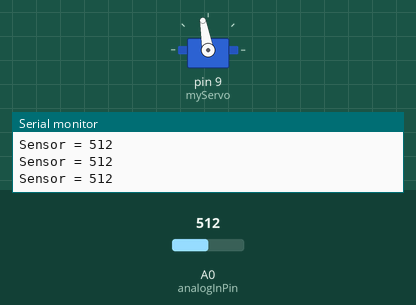
The sketch below on a simulated Arduino Uno, built with avr-gcc and run on an emulated ATmega328P. Shown: servo, the last lines printed to the serial monitor. The test bench sets the inputs (shaded band); at power-on: A0 (analogInPin) = 512.

Above: at 1.2 s.
1.3 s: A0 (analogInPin) set to 490
At 1.8 s:
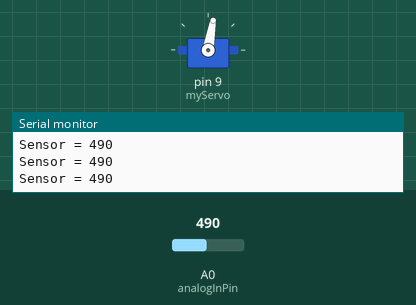
2.8 s: A0 (analogInPin) set to 306
At 4.0 s:
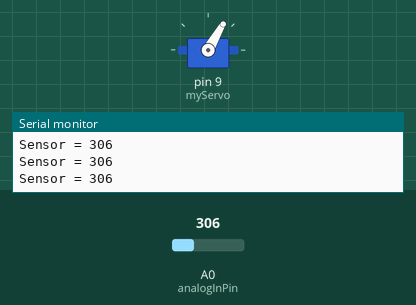
4.3 s: A0 (analogInPin) set to 290
At 5.2 s:
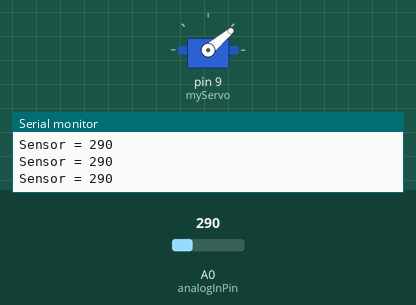
5.8 s: A0 (analogInPin) set to 122
At 6.4 s:
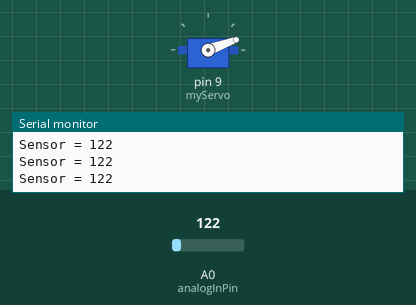
7.3 s: A0 (analogInPin) set to 108
10.3 s: A0 (analogInPin) set to 89
At 10.9 s:
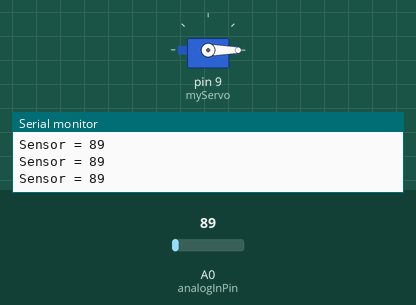
Timing chart, 0 to 12.8 s (numbered marks = the images above; inputs shaded):
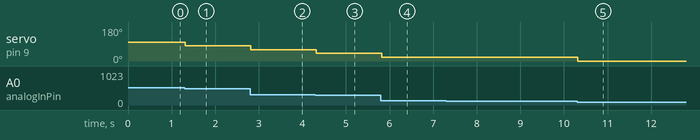

The sketch:

Servo_2_NO_LOOP.ino
```cpp
#include <Servo.h>
Servo myServo;

const int analogInPin = A0;
int sensorValue = 0;
int pos = 0;

void setup() {
  Serial.begin(9600);
  myServo.attach(9);
}

void loop() {
  sensorValue = analogRead(analogInPin);

  Serial.print("Sensor = ");
  Serial.println(sensorValue);

  if (sensorValue >= 900) {
    myServo.write(180);

  } else if (sensorValue >= 800  && sensorValue < 900) {
    myServo.write(160);

  } else if (sensorValue >= 700  && sensorValue < 800) {
    myServo.write(140);

  } else if (sensorValue >= 600  && sensorValue < 700) {
    myServo.write(120);

  } else if (sensorValue >= 500  && sensorValue < 600) {
    myServo.write(100);

  } else if (sensorValue >= 400  && sensorValue < 500) {
    myServo.write(80);

  } else if (sensorValue >= 300  && sensorValue < 400) {
    myServo.write(60);

  } else if (sensorValue >= 200  && sensorValue < 300) {
    myServo.write(40);

  } else if (sensorValue >= 100  && sensorValue < 200) {
    myServo.write(20);

  } else {
    myServo.write(0);
  }
  delay(2);
}
```

Measured:
- the behaviour switches between 100 and 99 on A0 (analogInPin) (found by bisection; images 4 and 5)
- after the input at 1.3 s, servo on pin 9 (myServo): 100° → 80° at once
- after the input at 2.8 s, servo on pin 9 (myServo): 80° → 60° at once
- after the input at 4.3 s, servo on pin 9 (myServo): 60° → 40° at once
- after the input at 5.8 s, servo on pin 9 (myServo): 40° → 20° at once
- after the input at 10.3 s, servo on pin 9 (myServo): 20° → 0° at once
